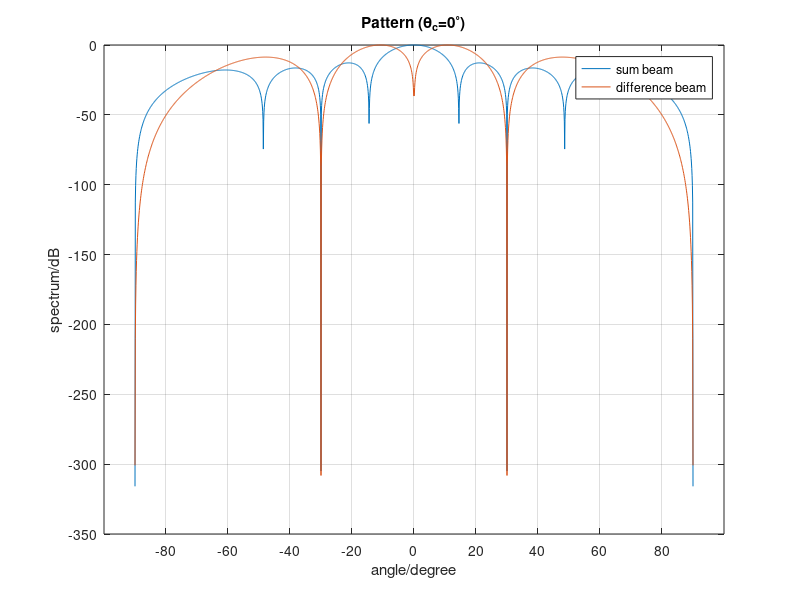
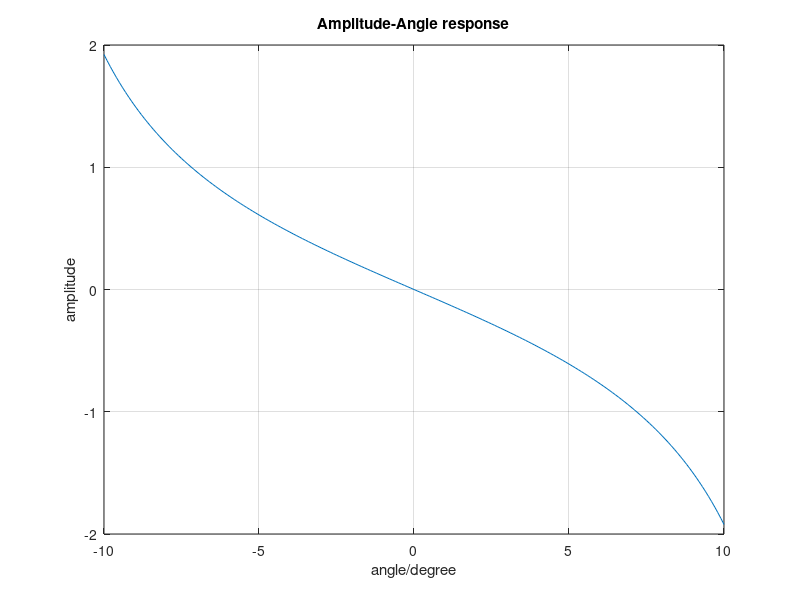

Write MATLAB code to recreate these figures, in order.
num_array = 2*4;
f = 10e9;
c = 3e8;
wavelength = c/f;
margin = wavelength/2;
theta_signal = 0;

weight_leftSubArray = exp(-1j*2*pi*margin*(0: num_array/2 - 1)'*sind(theta_signal)/wavelength);
weight_rightSubArray = exp(-1j*2*pi*margin*(num_array/2: num_array - 1)'*sind(theta_signal)/wavelength);

theta = (-90: 0.1: 90)';
pattern_left = zeros(length(theta), 1);
pattern_right = zeros(length(theta), 1);
for n = 1: length(theta)
    steerVec_left = exp(-1j*2*pi*margin*(0: num_array/2 - 1)'*sind(theta(n))/wavelength);
    steerVec_right = exp(-1j*2*pi*margin*(num_array/2: num_array - 1)'*sind(theta(n))/wavelength);
    pattern_left(n) = weight_leftSubArray'*steerVec_left;
    pattern_right(n) = weight_rightSubArray'*steerVec_right;
end
sum_beam = pattern_left + pattern_right;
difference_beam = pattern_right - pattern_left;
figure(1)
plot(theta, 20*log10(abs(sum_beam)/max(abs(sum_beam))))
hold on
plot(theta, 20*log10(abs(difference_beam)/max(abs(difference_beam))))
hold off
legend('sum beam', 'difference beam')
set(gca, 'XTICK', -80: 20: 80)
grid on
xlabel('angle/degree')
ylabel('spectrum/dB')
title('Pattern (\theta_c=0^\circ)')

ratio = difference_beam./sum_beam;
figure(2)
plot(theta(find(theta == -10): find(theta == 10)),...
    imag(ratio(find(theta == -10): find(theta == 10))))
grid on
xlabel('angle/degree')
ylabel('amplitude')
title('Amplitude-Angle response')